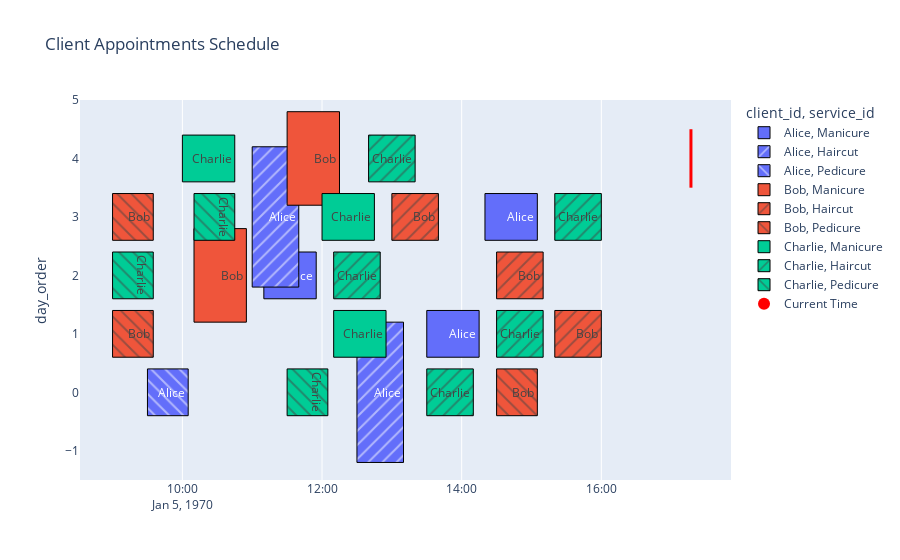

Write notebook code for a chart like this one.
### Code cell
shedule_plot(pd.DataFrame(appointments), 'Monday 10:17')

### Figure 1 — Plotly figure (JSON) as saved in the notebook; plotly's stock layout.template omitted (floating-point values rounded to 4 significant figures; data arrays with more than 128 entries replaced by an {"elided": "..."} marker saying what was removed)
{"data": [{"base": ["1970-01-05T11:10:00.000000000", "1970-01-05T14:20:00.000000000", "1970-01-05T13:30:00.000000000"], "customdata": {"elided": "25x7 mixed values"}, "hovertemplate": "start_time:%{customdata[1]}<br>end_time:%{customdata[2]}<br>service_id:%{customdata[3]}<br>client_id:%{customdata[5]}<br>", "legendgroup": "Alice, Manicure", "marker": {"color": "#636efa", "line": {"color": "black", "width": 1}, "pattern": {"shape": ""}}, "name": "Alice, Manicure", "orientation": "h", "showlegend": true, "text": ["Alice", "Alice", "Alice"], "textposition": "inside", "type": "bar", "x": [2700000, 2700000, 2700000], "xaxis": "x", "y": [2, 3, 1], "yaxis": "y"}, {"base": ["1970-01-05T12:30:00.000000000", "1970-01-05T11:00:00.000000000"], "customdata": {"elided": "25x7 mixed values"}, "hovertemplate": "start_time:%{customdata[1]}<br>end_time:%{customdata[2]}<br>service_id:%{customdata[3]}<br>client_id:%{customdata[5]}<br>", "legendgroup": "Alice, Haircut", "marker": {"color": "#636efa", "line": {"color": "black", "width": 1}, "pattern": {"shape": "/"}}, "name": "Alice, Haircut", "orientation": "h", "showlegend": true, "text": ["Alice", "Alice"], "textposition": "inside", "type": "bar", "x": [2400000, 2400000], "xaxis": "x", "y": [0, 3], "yaxis": "y"}, {"base": ["1970-01-05T09:30:00.000000000"], "customdata": {"elided": "25x7 mixed values"}, "hovertemplate": "start_time:%{customdata[1]}<br>end_time:%{customdata[2]}<br>service_id:%{customdata[3]}<br>client_id:%{customdata[5]}<br>", "legendgroup": "Alice, Pedicure", "marker": {"color": "#636efa", "line": {"color": "black", "width": 1}, "pattern": {"shape": "\\"}}, "name": "Alice, Pedicure", "orientation": "h", "showlegend": true, "text": ["Alice"], "textposition": "inside", "type": "bar", "x": [2100000], "xaxis": "x", "y": [0], "yaxis": "y"}, {"base": ["1970-01-05T11:30:00.000000000", "1970-01-05T10:10:00.000000000"], "customdata": {"elided": "25x7 mixed values"}, "hovertemplate": "start_time:%{customdata[1]}<br>end_time:%{customdata[2]}<br>service_id:%{customdata[3]}<br>client_id:%{customdata[5]}<br>", "legendgroup": "Bob, Manicure", "marker": {"color": "#EF553B", "line": {"color": "black", "width": 1}, "pattern": {"shape": ""}}, "name": "Bob, Manicure", "orientation": "h", "showlegend": true, "text": ["Bob", "Bob"], "textposition": "inside", "type": "bar", "x": [2700000, 2700000], "xaxis": "x", "y": [4, 2], "yaxis": "y"}, {"base": ["1970-01-05T14:30:00.000000000", "1970-01-05T15:20:00.000000000", "1970-01-05T13:00:00.000000000"], "customdata": {"elided": "25x7 mixed values"}, "hovertemplate": "start_time:%{customdata[1]}<br>end_time:%{customdata[2]}<br>service_id:%{customdata[3]}<br>client_id:%{customdata[5]}<br>", "legendgroup": "Bob, Haircut", "marker": {"color": "#EF553B", "line": {"color": "black", "width": 1}, "pattern": {"shape": "/"}}, "name": "Bob, Haircut", "orientation": "h", "showlegend": true, "text": ["Bob", "Bob", "Bob"], "textposition": "inside", "type": "bar", "x": [2400000, 2400000, 2400000], "xaxis": "x", "y": [2, 1, 3], "yaxis": "y"}, {"base": ["1970-01-05T14:30:00.000000000", "1970-01-05T09:00:00.000000000", "1970-01-05T09:00:00.000000000"], "customdata": {"elided": "25x7 mixed values"}, "hovertemplate": "start_time:%{customdata[1]}<br>end_time:%{customdata[2]}<br>service_id:%{customdata[3]}<br>client_id:%{customdata[5]}<br>", "legendgroup": "Bob, Pedicure", "marker": {"color": "#EF553B", "line": {"color": "black", "width": 1}, "pattern": {"shape": "\\"}}, "name": "Bob, Pedicure", "orientation": "h", "showlegend": true, "text": ["Bob", "Bob", "Bob"], "textposition": "inside", "type": "bar", "x": [2100000, 2100000, 2100000], "xaxis": "x", "y": [0, 3, 1], "yaxis": "y"}, {"base": ["1970-01-05T12:10:00.000000000", "1970-01-05T12:00:00.000000000", "1970-01-05T10:00:00.000000000"], "customdata": {"elided": "25x7 mixed values"}, "hovertemplate": "start_time:%{customdata[1]}<br>end_time:%{customdata[2]}<br>service_id:%{customdata[3]}<br>client_id:%{customdata[5]}<br>", "legendgroup": "Charlie, Manicure", "marker": {"color": "#00cc96", "line": {"color": "black", "width": 1}, "pattern": {"shape": ""}}, "name": "Charlie, Manicure", "orientation": "h", "showlegend": true, "text": ["Charlie", "Charlie", "Charlie"], "textposition": "inside", "type": "bar", "x": [2700000, 2700000, 2700000], "xaxis": "x", "y": [1, 3, 4], "yaxis": "y"}, {"base": ["1970-01-05T12:10:00.000000000", "1970-01-05T15:20:00.000000000", "1970-01-05T12:40:00.000000000", "1970-01-05T13:30:00.000000000", "1970-01-05T14:30:00.000000000"], "customdata": {"elided": "25x7 mixed values"}, "hovertemplate": "start_time:%{customdata[1]}<br>end_time:%{customdata[2]}<br>service_id:%{customdata[3]}<br>client_id:%{customdata[5]}<br>", "legendgroup": "Charlie, Haircut", "marker": {"color": "#00cc96", "line": {"color": "black", "width": 1}, "pattern": {"shape": "/"}}, "name": "Charlie, Haircut", "orientation": "h", "showlegend": true, "text": ["Charlie", "Charlie", "Charlie", "Charlie", "Charlie"], "textposition": "inside", "type": "bar", "x": [2400000, 2400000, 2400000, 2400000, 2400000], "xaxis": "x", "y": [2, 3, 4, 0, 1], "yaxis": "y"}, {"base": ["1970-01-05T11:30:00.000000000", "1970-01-05T09:00:00.000000000", "1970-01-05T10:10:00.000000000"], "customdata": {"elided": "25x7 mixed values"}, "hovertemplate": "start_time:%{customdata[1]}<br>end_time:%{customdata[2]}<br>service_id:%{customdata[3]}<br>client_id:%{customdata[5]}<br>", "legendgroup": "Charlie, Pedicure", "marker": {"color": "#00cc96", "line": {"color": "black", "width": 1}, "pattern": {"shape": "\\"}}, "name": "Charlie, Pedicure", "orientation": "h", "showlegend": true, "text": ["Charlie", "Charlie", "Charlie"], "textposition": "inside", "type": "bar", "x": [2100000, 2100000, 2100000], "xaxis": "x", "y": [0, 2, 3], "yaxis": "y"}, {"hovertemplate": "<b>Current Time<br>Day:</b>%{y}<br><b>Time:</b> %{x|%H:%M}<extra></extra>", "marker": {"color": "red", "size": 12, "symbol": "circle"}, "mode": "markers", "name": "Current Time", "type": "scatter", "x": [407820000], "y": ["Monday"]}], "layout": {"barmode": "overlay", "coloraxis": {"showscale": false}, "legend": {"title": {"text": "client_id, service_id"}, "tracegroupgap": 0}, "shapes": [{"line": {"color": "red", "width": 3}, "type": "line", "x0": 407820000, "x1": 407820000, "y0": 3.5, "y1": 4.5}], "title": {"text": "Client Appointments Schedule"}, "xaxis": {"anchor": "y", "domain": [0, 1], "type": "date"}, "yaxis": {"anchor": "x", "domain": [0, 1], "title": {"text": "day_order"}}}}
